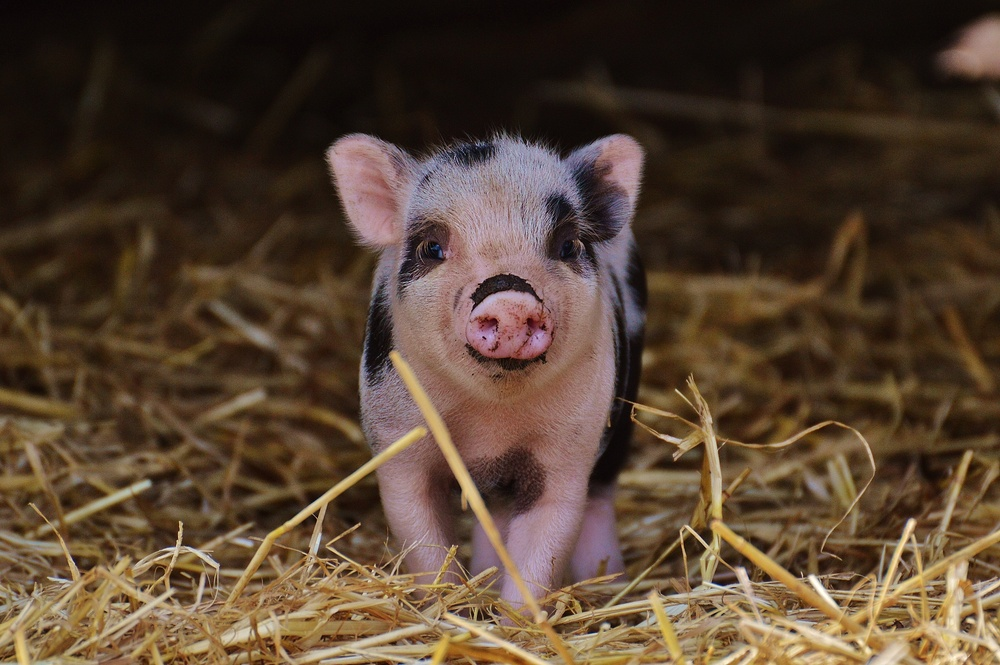
#> input picture lab3/000001.jpg, 1000 x 665 px, shrunk from 4008 x 2667 before the run
$ python Lab3.py 000001.jpg out.png 5
#> lines starting #> are read from the running program, lines starting #| are printed output that depends on the picture
### lab3/pic_processing.py
import cv2
import matplotlib.pyplot as plt
import numpy as np


def img_show(img: np.ndarray) -> None:
    plt.imshow(cv2.cvtColor(img, cv2.COLOR_BGR2RGB))
    plt.show()


def img_read(file_path: str) -> np.ndarray:
#> called with file_path = '000001.jpg'
    img = cv2.imread(file_path)
#> img is the input picture: shape (665, 1000, 3); mean B, G, R 48.9, 65.6, 85.1
    shape = img.shape
#> shape = (665, 1000, 3)
    print(
        f"Ширина изображения в пикселях: {shape[1]} \n Высота изображения в пикселях:{shape[0]}"
    )
#| Ширина изображения в пикселях: 1000
#|  Высота изображения в пикселях:665
    return img


def img_rotation(img: np.ndarray, rotation_angle: int) -> np.ndarray:
#> called with rotation_angle = 5
    shape = img.shape
#> shape = (665, 1000, 3)
    rotation_matrix = cv2.getRotationMatrix2D(
        (shape[1] / 2, shape[0] / 2), rotation_angle, 1.0
    )
    modded_image = cv2.warpAffine(img, rotation_matrix, (shape[1], shape[0]))
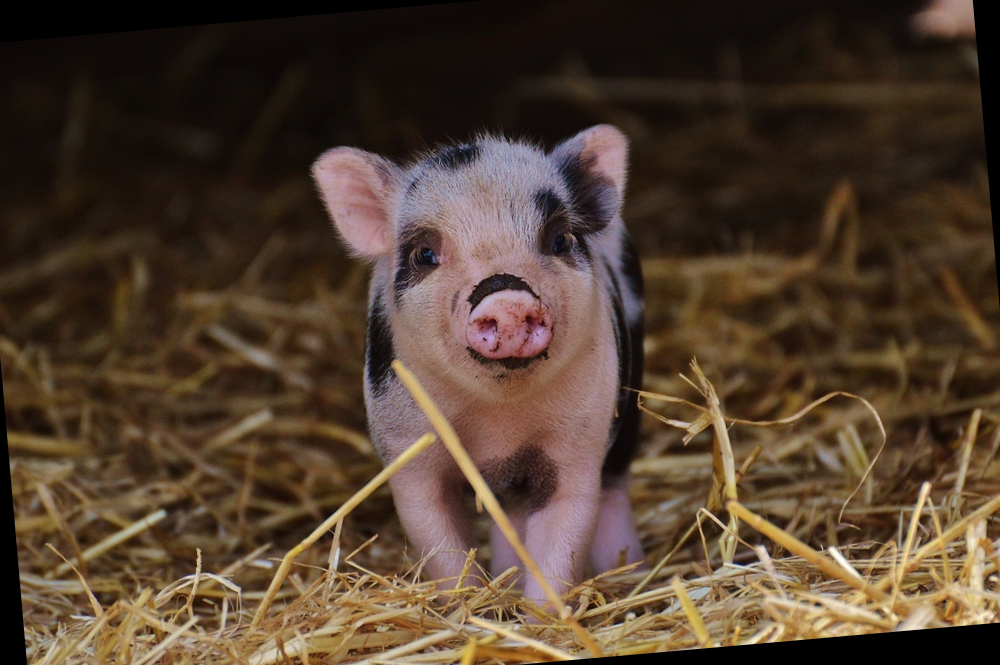
#> modded_image: shape (665, 1000, 3); mean B, G, R 46.9, 62.7, 81.4
    return modded_image


def img_writing(destination_path: str, img: np.ndarray) -> None:
    cv2.imwrite(destination_path, img)

### lab3/Lab3.py
import argparse

import pic_processing


def parsing() -> tuple[str, str, int]:
    parser = argparse.ArgumentParser()
    parser.add_argument("file_path", type=str, help="Enter file path")
    parser.add_argument("destination_path", type=str, help="Enter destination path")
    parser.add_argument("rotation_angle", type=int, help="Enter rotation angle")
    args = parser.parse_args()
    return args.file_path, args.destination_path, args.rotation_angle


def main():
    try:
        file_path, destination_path, rotation_angle = parsing()
        img = pic_processing.img_read(file_path)
        pic_processing.img_show(img)
        img_modded = pic_processing.img_rotation(img, rotation_angle)
        pic_processing.img_show(img_modded)
        pic_processing.img_writing(destination_path, img_modded)
    except Exception as exp:
        print(exp)


if __name__ == "__main__":
    main()

$ run again, on lab3/10.jpg
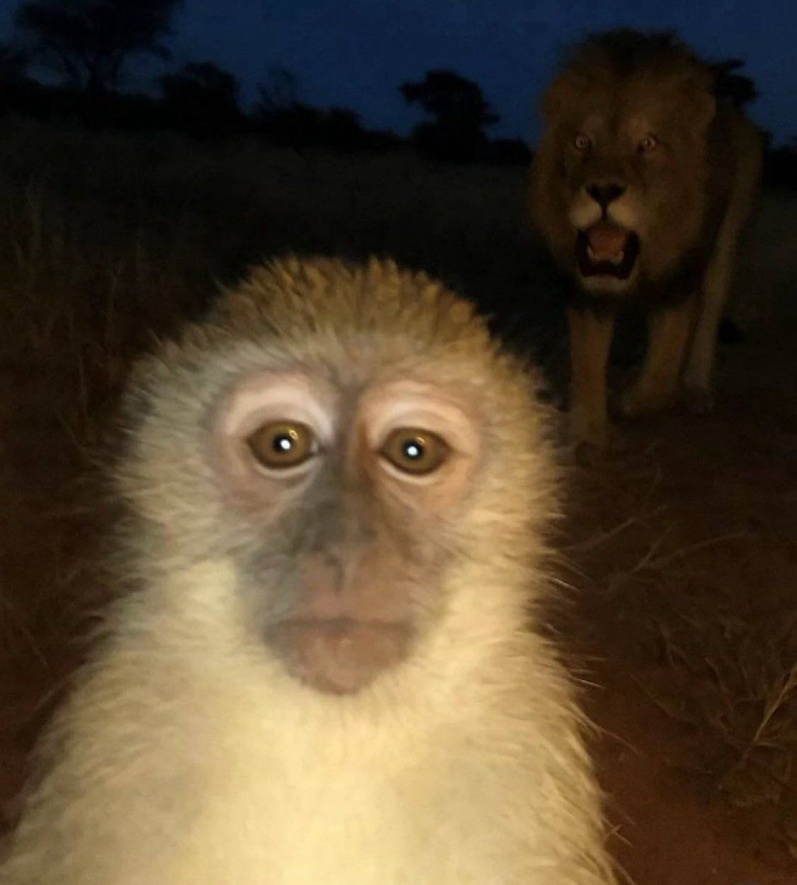
#> input picture lab3/10.jpg, 797 x 885 px, shrunk from 1125 x 1249 before the run
#> in img_read, img is the input picture: shape (885, 797, 3); mean B, G, R 48.8, 68.9, 83.9
#| Ширина изображения в пикселях: 797
#|  Высота изображения в пикселях:885
#> in img_rotation, `modded_image = cv2.warpAffine(img, rotation_matrix, (shape[1], shape[0..`:
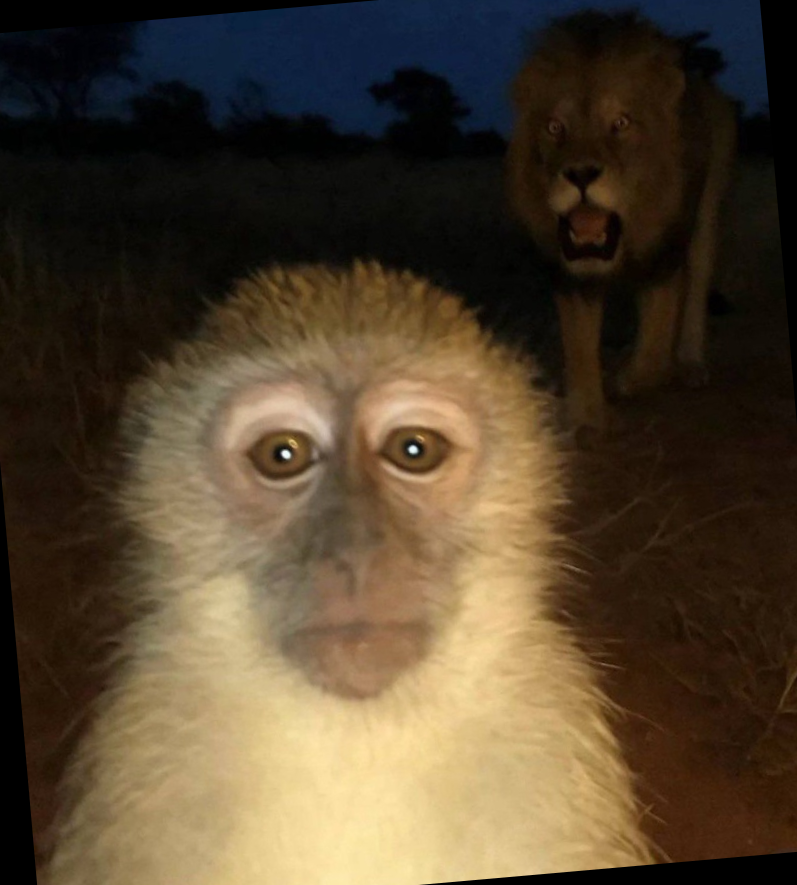
#> modded_image: shape (885, 797, 3); mean B, G, R 47, 66.8, 81.4

$ run again, on lab3/bear.jpg
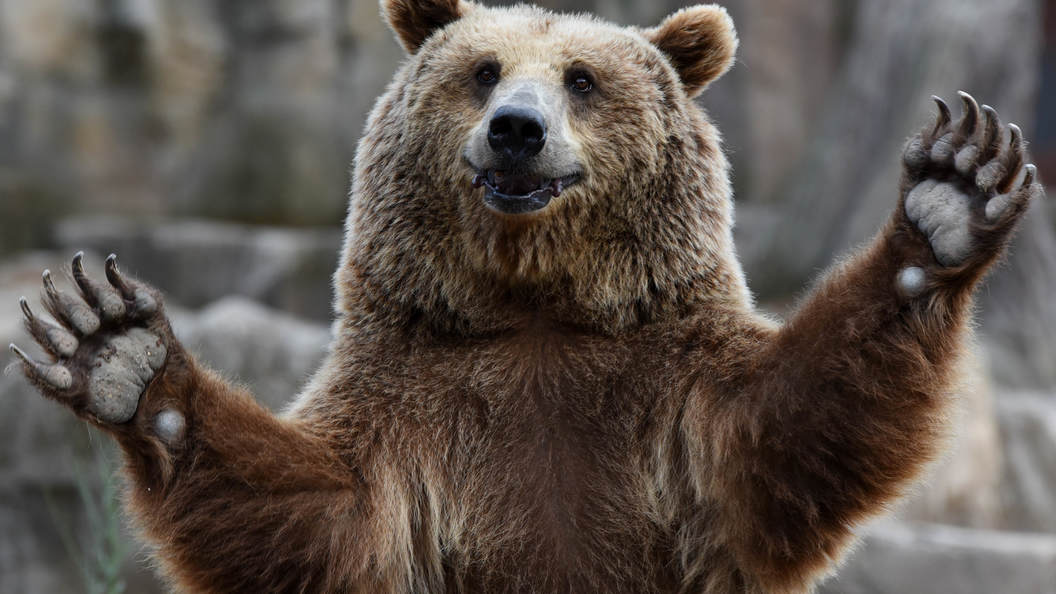
#> input picture lab3/bear.jpg, 1056 x 594 px
#> in img_read, img is the input picture: shape (594, 1056, 3); mean B, G, R 77.4, 83.8, 92.8
#| Ширина изображения в пикселях: 1056
#|  Высота изображения в пикселях:594
#> in img_rotation, `modded_image = cv2.warpAffine(img, rotation_matrix, (shape[1], shape[0..`:
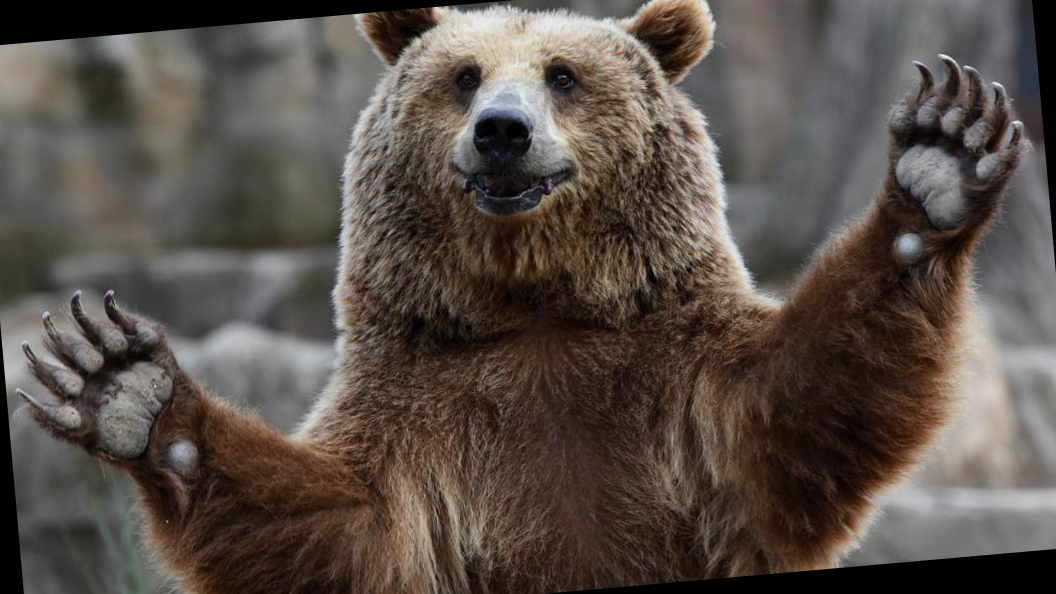
#> modded_image: shape (594, 1056, 3); mean B, G, R 72.9, 79.1, 88

$ run again, on lab3/bear1.jpg
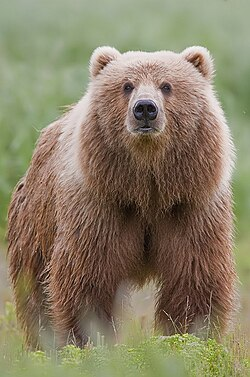
#> input picture lab3/bear1.jpg, 250 x 377 px
#> in img_read, img is the input picture: shape (377, 250, 3); mean B, G, R 101.9, 127.2, 136.9
#| Ширина изображения в пикселях: 250
#|  Высота изображения в пикселях:377
#> in img_rotation, `modded_image = cv2.warpAffine(img, rotation_matrix, (shape[1], shape[0..`:
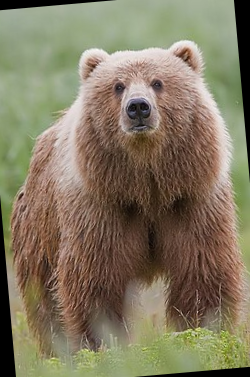
#> modded_image: shape (377, 250, 3); mean B, G, R 96.5, 120.1, 130.1
